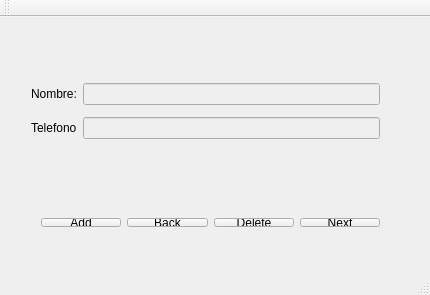
<?xml version="1.0" encoding="UTF-8"?>
<ui version="4.0">
 <class>MainWindow</class>
 <widget class="QMainWindow" name="MainWindow">
  <property name="geometry">
   <rect>
    <x>0</x>
    <y>0</y>
    <width>430</width>
    <height>295</height>
   </rect>
  </property>
  <property name="windowTitle">
   <string>MainWindow</string>
  </property>
  <widget class="QWidget" name="centralWidget">
   <widget class="QWidget" name="horizontalLayoutWidget">
    <property name="geometry">
     <rect>
      <x>30</x>
      <y>190</y>
      <width>361</width>
      <height>31</height>
     </rect>
    </property>
    <layout class="QHBoxLayout" name="horizontalLayout">
     <item>
      <widget class="QPushButton" name="addButton">
       <property name="text">
        <string>Add</string>
       </property>
      </widget>
     </item>
     <item>
      <widget class="QPushButton" name="backButton">
       <property name="text">
        <string>Back</string>
       </property>
      </widget>
     </item>
     <item>
      <widget class="QPushButton" name="delButton">
       <property name="text">
        <string>Delete</string>
       </property>
      </widget>
     </item>
     <item>
      <widget class="QPushButton" name="nextButton">
       <property name="text">
        <string>Next</string>
       </property>
      </widget>
     </item>
    </layout>
   </widget>
   <widget class="QWidget" name="gridLayoutWidget">
    <property name="geometry">
     <rect>
      <x>20</x>
      <y>49</y>
      <width>371</width>
      <height>91</height>
     </rect>
    </property>
    <layout class="QGridLayout" name="gridLayout">
     <item row="0" column="0">
      <widget class="QLabel" name="label">
       <property name="text">
        <string>Nombre:</string>
       </property>
      </widget>
     </item>
     <item row="0" column="1">
      <widget class="QLineEdit" name="nameLine">
       <property name="enabled">
        <bool>false</bool>
       </property>
      </widget>
     </item>
     <item row="1" column="1">
      <widget class="QLineEdit" name="phoneLine">
       <property name="enabled">
        <bool>false</bool>
       </property>
      </widget>
     </item>
     <item row="1" column="0">
      <widget class="QLabel" name="label_2">
       <property name="text">
        <string>Telefono</string>
       </property>
      </widget>
     </item>
    </layout>
   </widget>
  </widget>
  <widget class="QMenuBar" name="menuBar">
   <property name="geometry">
    <rect>
     <x>0</x>
     <y>0</y>
     <width>430</width>
     <height>21</height>
    </rect>
   </property>
  </widget>
  <widget class="QToolBar" name="mainToolBar">
   <attribute name="toolBarArea">
    <enum>TopToolBarArea</enum>
   </attribute>
   <attribute name="toolBarBreak">
    <bool>false</bool>
   </attribute>
  </widget>
  <widget class="QStatusBar" name="statusBar"/>
 </widget>
 <layoutdefault spacing="6" margin="11"/>
 <resources/>
 <connections/>
</ui>
